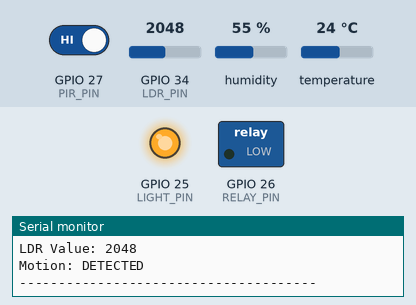
Recording of a sketch running on a simulated ESP32. Parts: switched loads named in the sketch (green lamp = pin HIGH), output pins drawn as LEDs (lit = HIGH), the last lines printed to the serial monitor. The inputs (shaded band) are chosen by the test bench; at power-on: temperature 24 °C, GPIO 34 (LDR_PIN) = 2048, GPIO 27 (PIR_PIN) HIGH, humidity 55 %.

Above: at 1.8 s.
1.9 s: temperature set to 34.7 °C
3.4 s: temperature set to 35.4 °C
At 4.5 s:
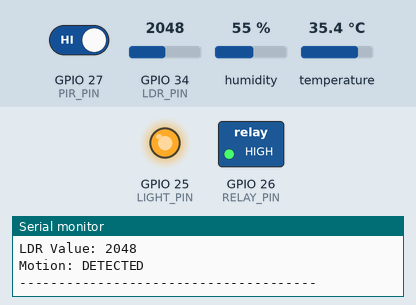
5.5 s: GPIO 34 (LDR_PIN) set to 1052
7.3 s: GPIO 34 (LDR_PIN) set to 958
At 9.0 s:
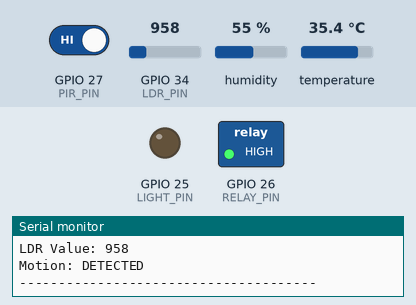
9.6 s: temperature set to 12 °C
At 10.6 s:
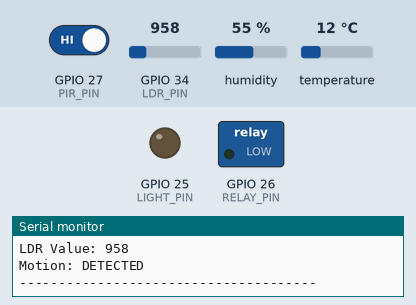
Timing chart, 0 to 12.6 s (numbered marks = the images above; inputs shaded):
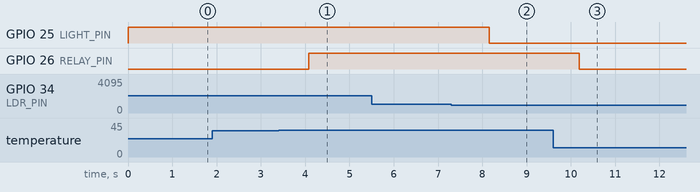

Measured:
- the behaviour switches between 35 and 35.1 °C on temperature (found by bisection; images 0 and 1)
- the behaviour switches between 1001 and 1000 on GPIO 34 (LDR_PIN) (found by bisection; images 1 and 2)
- after the input at 3.4 s, GPIO 26 (RELAY_PIN): LOW → HIGH after 0.68 s
- after the input at 7.3 s, GPIO 25 (LIGHT_PIN): HIGH → LOW after 0.86 s
- after the input at 9.6 s, GPIO 26 (RELAY_PIN): HIGH → LOW after 0.59 s

The sketch:

smart_classroom.ino
```cpp
#include <DHT.h>

// =====================================================
// PIN DEFINITIONS
// =====================================================

#define DHT_PIN       4
#define DHT_TYPE      DHT22

#define RELAY_PIN     26

#define LDR_PIN       34       // LDR AO

#define PIR_PIN       27       // PIR OUT

#define LIGHT_PIN     25       // MOSFET Gate

// =====================================================
// SETTINGS
// =====================================================

#define TEMP_LIMIT    35.0
#define LDR_LIMIT     1000

// =====================================================
// DHT22
// =====================================================

DHT dht(DHT_PIN, DHT_TYPE);

// =====================================================
// SETUP
// =====================================================

void setup()
{
  Serial.begin(115200);

  dht.begin();

  pinMode(RELAY_PIN, OUTPUT);
  pinMode(LDR_PIN, INPUT);
  pinMode(PIR_PIN, INPUT);
  pinMode(LIGHT_PIN, OUTPUT);

  // Initial OFF states
  digitalWrite(RELAY_PIN, LOW);
  digitalWrite(LIGHT_PIN, LOW);

  Serial.println("======================================");
  Serial.println("ESP32 AUTOMATIC CONTROL SYSTEM");
  Serial.println("======================================");
}

// =====================================================
// LOOP
// =====================================================

void loop()
{
  // ===================================================
  // READ DHT22
  // ===================================================

  float temperature = dht.readTemperature();
  float humidity = dht.readHumidity();

  // ===================================================
  // READ LDR
  // ===================================================

  int ldrValue = analogRead(LDR_PIN);

  // ===================================================
  // READ PIR
  // ===================================================

  int motion = digitalRead(PIR_PIN);

  // ===================================================
  // TEMPERATURE + RELAY + DC MOTOR
  // ===================================================

  if (isnan(temperature))
  {
    Serial.println("DHT22 ERROR!");

    // Safety: turn relay OFF
    digitalWrite(RELAY_PIN, LOW);
  }
  else
  {
    if (temperature > TEMP_LIMIT)
    {
      digitalWrite(RELAY_PIN, HIGH);

      Serial.println("Temperature > 40 C");
      Serial.println("Relay: ON");
      Serial.println("DC Motor: ON");
    }
    else
    {
      digitalWrite(RELAY_PIN, LOW);

      Serial.println("Temperature <= 40 C");
      Serial.println("Relay: OFF");
      Serial.println("DC Motor: OFF");
    }
  }

  // ===================================================
  // LDR + PIR + USB LED
  // ===================================================

  if (ldrValue > LDR_LIMIT && motion == HIGH)
  {
    // LDR > 1000 AND MOTION DETECTED
    digitalWrite(LIGHT_PIN, HIGH);

    Serial.println("LDR > 1000");
    Serial.println("Motion: DETECTED");
    Serial.println("USB LIGHT: ON");
  }
  else
  {
    // Any other condition
    digitalWrite(LIGHT_PIN, LOW);

    Serial.println("USB LIGHT: OFF");

    if (ldrValue <= LDR_LIMIT)
    {
      Serial.println("LDR <= 1000");
    }

    if (motion == LOW)
    {
      Serial.println("Motion: NOT DETECTED");
    }
  }

  // ===================================================
  // SERIAL MONITOR
  // ===================================================

  Serial.println("--------------------------------------");

  if (!isnan(temperature))
  {
    Serial.print("Temperature: ");
    Serial.print(temperature);
    Serial.println(" C");

    Serial.print("Humidity: ");
    Serial.print(humidity);
    Serial.println(" %");
  }

  Serial.print("LDR Value: ");
  Serial.println(ldrValue);

  Serial.print("Motion: ");

  if (motion == HIGH)
  {
    Serial.println("DETECTED");
  }
  else
  {
    Serial.println("NOT DETECTED");
  }

  Serial.println("--------------------------------------");

  delay(1000);
}  
```
